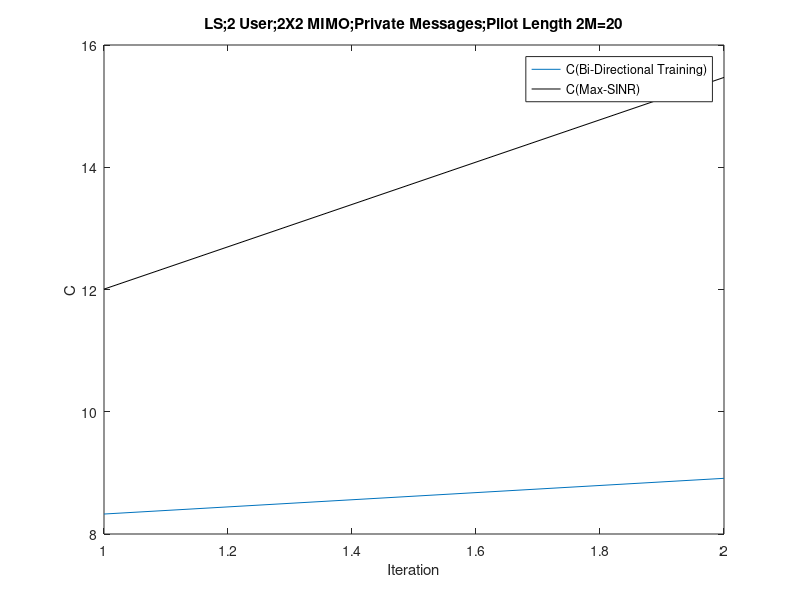

Reproduce this figure in MATLAB.
%2 user, 2X2 MIMO Channel
%Turn Off Common Channel 
%calculate MSE
%LS Filter
%add realization function
clc
clear

sigma = sqrt(10^(-3));

FilterLength = 2; %FilterLength
Realization=500;


 for R=1:Realization
     
        R
        
        H{1,1}=(1/sqrt(2))*[randn(1,1)+1i*randn(1,1) randn(1,1)+1i*randn(1,1);randn(1,1)+1i*randn(1,1) randn(1,1)+1i*randn(1,1)];
        H{1,2}=0.8*(1/sqrt(2))*[randn(1,1)+1i*randn(1,1) randn(1,1)+1i*randn(1,1);randn(1,1)+1i*randn(1,1) randn(1,1)+1i*randn(1,1)];
        H{2,1}=0.8*(1/sqrt(2))*[randn(1,1)+1i*randn(1,1) randn(1,1)+1i*randn(1,1);randn(1,1)+1i*randn(1,1) randn(1,1)+1i*randn(1,1)];
        H{2,2}=(1/sqrt(2))*[randn(1,1)+1i*randn(1,1) randn(1,1)+1i*randn(1,1);randn(1,1)+1i*randn(1,1) randn(1,1)+1i*randn(1,1)];
        H{3,3}=(1/sqrt(2))*[randn(1,1)+1i*randn(1,1) randn(1,1)+1i*randn(1,1);randn(1,1)+1i*randn(1,1) randn(1,1)+1i*randn(1,1)];
        H{1,3}=0.8*(1/sqrt(2))*[randn(1,1)+1i*randn(1,1) randn(1,1)+1i*randn(1,1);randn(1,1)+1i*randn(1,1) randn(1,1)+1i*randn(1,1)];
        H{2,3}=0.8*(1/sqrt(2))*[randn(1,1)+1i*randn(1,1) randn(1,1)+1i*randn(1,1);randn(1,1)+1i*randn(1,1) randn(1,1)+1i*randn(1,1)];
        H{3,1}=0.8*(1/sqrt(2))*[randn(1,1)+1i*randn(1,1) randn(1,1)+1i*randn(1,1);randn(1,1)+1i*randn(1,1) randn(1,1)+1i*randn(1,1)];
        H{3,2}=0.8*(1/sqrt(2))*[randn(1,1)+1i*randn(1,1) randn(1,1)+1i*randn(1,1);randn(1,1)+1i*randn(1,1) randn(1,1)+1i*randn(1,1)];

        Z{1,1}=H{1,1}';
        Z{1,2}=H{2,1}';
        Z{2,1}=H{1,2}';
        Z{2,2}=H{2,2}';
        Z{3,3}=H{3,3}';
        Z{3,1}=H{1,3}';
        Z{3,2}=H{2,3}';
        Z{1,3}=H{3,1}';
        Z{2,3}=H{3,2}';
        
        for k = 1:3
        gp(:,k)=[randn(1,1)+1i*randn(1,1);randn(1,1)+1i*randn(1,1)];
        gp_w(:,k)=[randn(1,1)+1i*randn(1,1);randn(1,1)+1i*randn(1,1)];
        gp(:,k)=gp(:,k)/norm(gp(:,k));
        gp_w(:,k)=gp_w(:,k)/norm(gp_w(:,k));
        end


for iteration = 1:2


            %Backward Training
            for iter1 = 1:FilterLength

                    for k =1:3
                        if rand-0.5 >= 0
                                    xp_b(k,iter1) = 1;
                                else
                                    xp_b(k,iter1) = -1;
                        end
                    end
                    
                       
                    for k = 1:3

                                neq_p(:,iter1,k) = [0;0];
                                for j = 1:3
                                    if j~=k; 
                                        neq_p(:,iter1,k) = neq_p(:,iter1,k) + Z{k,j}*gp(:,j)*xp_b(j,iter1);
                                    end
                                end

                                neq_p_w(:,:,k) = [0 0;0 0];
                                for j = 1:3
                                    if j~=k;
                                        neq_p_w(:,:,k) = neq_p_w(:,:,k) + Z{k,j}*gp_w(:,j)*gp_w(:,j)'*Z{k,j}';
                                    end
                                end
                                
                    end

                                  
                    for k = 1:3  
                                yb(:,iter1,k) = Z{k,k}*(gp(:,k)*xp_b(k,iter1))...
                                                +neq_p(:,iter1,k)...
                                                +sigma*(1/sqrt(2))*[(randn(1,1)+1i*randn(1,1));(randn(1,1)+1i*randn(1,1))];
                    end
                    
            end
           
                    for k = 1:3
                            vp_w(:,k) = (  Z{k,k}*gp_w(:,k)*gp_w(:,k)'*Z{k,k}'... 
                                            + neq_p_w(:,:,k)...  
                                            + eye(2)*sigma^2  )\(Z{k,k}*gp_w(:,k)); 
                    end
            
                    for k = 1:3
                    vp(:,k)  = inv(yb(:,:,k)*yb(:,:,k)')*yb(:,:,k)*xp_b(k,:)';
                    end
            
                    for k = 1:3
                    vp(:,k)=vp(:,k)/norm(vp(:,k));
                    vp_w(:,k)=vp_w(:,k)/norm(vp_w(:,k));
                    end
                    
           
       

            %Forward Training  
            for iter2 = 1:FilterLength

                    for k = 1:3
                        if rand-0.5 >= 0
                                    xp_f(k,iter2) = 1;
                                else
                                    xp_f(k,iter2) = -1;
                        end
                    end

                    for k = 1:3

                                neq_p(:,iter2,k) = [0;0];
                                for j = 1:3
                                    if j~=k; 
                                        neq_p(:,iter2,k) = neq_p(:,iter2,k) + H{k,j}*vp(:,j)*xp_f(j,iter2);
                                    end
                                end

                                neq_p_w(:,:,k) = [0 0;0 0];
                                for j = 1:3
                                    if j~=k;
                                        neq_p_w(:,:,k) = neq_p_w(:,:,k) + H{k,j}*vp_w(:,j)*vp_w(:,j)'*H{k,j}';
                                    end
                                end

                    end
                    
                    for k = 1:3   
                    yf(:,iter2,k) = H{k,k}*(vp(:,k)*xp_f(k,iter2))...
                                    +neq_p(:,iter2,k)...
                                    +sigma*(1/sqrt(2))*[(randn(1,1)+1i*randn(1,1));(randn(1,1)+1i*randn(1,1))];
                    end
                   
            end
            
    
                for k = 1:3 
                gp_w(:,k) = (  H{k,k}*vp_w(:,k)*vp_w(:,k)'*H{k,k}'...
                                + neq_p_w(:,:,k)...  
                                + eye(2)*sigma^2  )\(H{k,k}*vp_w(:,k)); 
                end

                for k = 1:3
                gp(:,k)  = inv(yf(:,:,k)*yf(:,:,k)')*yf(:,:,k)*xp_f(k,:)';
                end
                
                for k = 1:3
                gp(:,k)=gp(:,k)/norm(gp(:,k));
                gp_w(:,k)=gp_w(:,k)/norm(gp_w(:,k));
                end
                

    
            for k = 1:3
        
                %%%%%%%%%%%
                neq_SINR_p(iteration,k) = 0;
                for j = 1:3
                    if j~=k; 
                neq_SINR_p(iteration,k) = neq_SINR_p(iteration,k) + norm(gp(:,k)'*H{k,j}*vp(:,j))^2;
                    end
                end
                %%%%%%%%%%%
                neq_SINR_p_w(iteration,k) = 0;
                for j = 1:3
                    if j~=k; 
                neq_SINR_p_w(iteration,k) = neq_SINR_p_w(iteration,k) + norm(gp_w(:,k)'*H{k,j}*vp_w(:,j))^2;
                    end
                end
        
            end
    
            for k = 1:3
            SINR_without_stat(iteration,k,R)= (norm(  gp(:,k)'*H{k,k}*vp(:,k) )^2/( neq_SINR_p(iteration,k) + norm( gp(:,k)'*eye(2)*sigma^2*gp(:,k) )    ));
            SINR_know_stat(iteration,k,R)= (norm(   gp_w(:,k)'*H{k,k}*vp_w(:,k) )^2/( neq_SINR_p_w(iteration,k) + norm( gp_w(:,k)'*eye(2)*sigma^2*gp_w(:,k) )   ));
            end
            
            C_without_stat(R,iteration)=0;
            C_know_stat(R,iteration)=0;
            for k = 1:3
            C_without_stat(R,iteration)=C_without_stat(R,iteration)+log2(1+SINR_without_stat(iteration,k,R));
            C_know_stat(R,iteration)=C_know_stat(R,iteration)+log2(1+SINR_know_stat(iteration,k,R));
            end
            
    end
           

 end
   

n=1:iteration;

plot(   n,  mean(C_without_stat), n,  mean(C_know_stat), ' k'  )
legend('C(Bi-Directional Training)','C(Max-SINR)')
xlabel('Iteration')
ylabel('C')
title('LS;2 User;2X2 MIMO;Private Messages;Pilot Length 2M=20')
%axis([1 iteration 0 25])